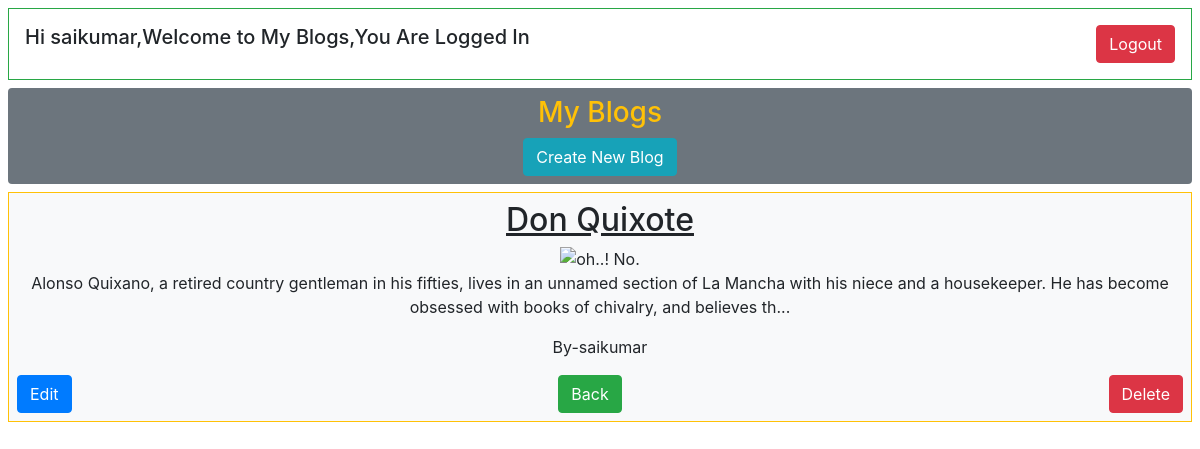
The app's page /post/15/ (signed in) with its own data.
### ecom_app/models.py (models this page shows, shortened)
class Post(models.Model):
    title=models.CharField(max_length=200)
    author=models.ForeignKey('auth.user',on_delete=models.CASCADE)
    img = models.ImageField(upload_to = 'static\images',blank=True,null=True)
    body=models.TextField()

### ecom_app/views.py (the view)
# urls.py: path('post/<int:pk>/',BlogDetailView.as_view(),name='post_details'),
class BlogDetailView(DetailView):#single content
    model = Post
    template_name = "post_details.html"

### templates/post_details.html (shortened to what this page needs)
{% extends 'base.html' %}
{% load static %}
{% block content %}
<div class=' text-center bg-light p-2 border border-warning m-2 '>
    <div>
        <h2><u>{{object.title}}</u></h2>
        <img src="{{object.img}}" alt="oh..! No.">
        <p>{{object.body}}</p>
        <p>By-{{object.author}}</p>
    </div>
    <div class="d-flex justify-content-between">
        <a href="{% url 'post_edit' post.pk %}"><button class="btn btn-primary">Edit</button></a>
        <a href="{% url 'BlogView' %}"><button class="btn btn-success">Back</button></a>
        <a href="{% url 'post_delete' post.pk %}"><button class="btn btn-danger">Delete</button></a>
    </div>
</div>
    {% endblock content %}

### templates/base.html (shortened to what this page needs)
{% load static %}
<html lang="en">
<head>
    <link rel="stylesheet" href="https://stackpath.bootstrapcdn.com/bootstrap/4.5.2/css/bootstrap.min.css">
    <link rel ="stylesheet" href ="{% static 'css\index.css' %}">
</head>
<body>
        {% if user.is_authenticated  %}
            <div class="d-flex justify-content-between border border-success p-3 m-2">
                <h5>Hi {{user.username}},Welcome to My Blogs,You Are Logged In</h5>
                <a href="{% url 'login' %}"><button class="btn btn-danger">Logout</button></a>
            </div>
            <div class = "d-flex flex-column align-items-center rounded p-2 m-2 bg-secondary" >
                <div>
                    <a href="{% url 'BlogView' %}"><h3 class="text-warning">My Blogs</h3></a>
                </div>
                <div>
                    <a href="{% url 'post_new' %}"><button type="button" class="btn btn-info ">Create New Blog</button>                </a>
                </div>
            </div>
        {% block content %}
        {% endblock content %}
        <!--{% else %}
            <div class="bg-light text-center h-50 d-flex flex-column justify-content-center h-100">
                <h4 class="text-danger">You Are Logged out,Please Login.</h4>
                <a href="{% url 'login' %}"><button class="btn btn-success">Login</button></a>-->
            </div>
        {% endif %}
        </div>
</body>
</html>

### records on screen
Post: title "Don Quixote", body "Alonso Quixano, a retired country gentleman in his fifties, lives in an unnamed section of La Mancha with his niece and a housekeeper. He has become obsessed with books of chivalry, and believes th...", author "saikumar"

### other values on screen
{{ user.username }} "saikumar"
